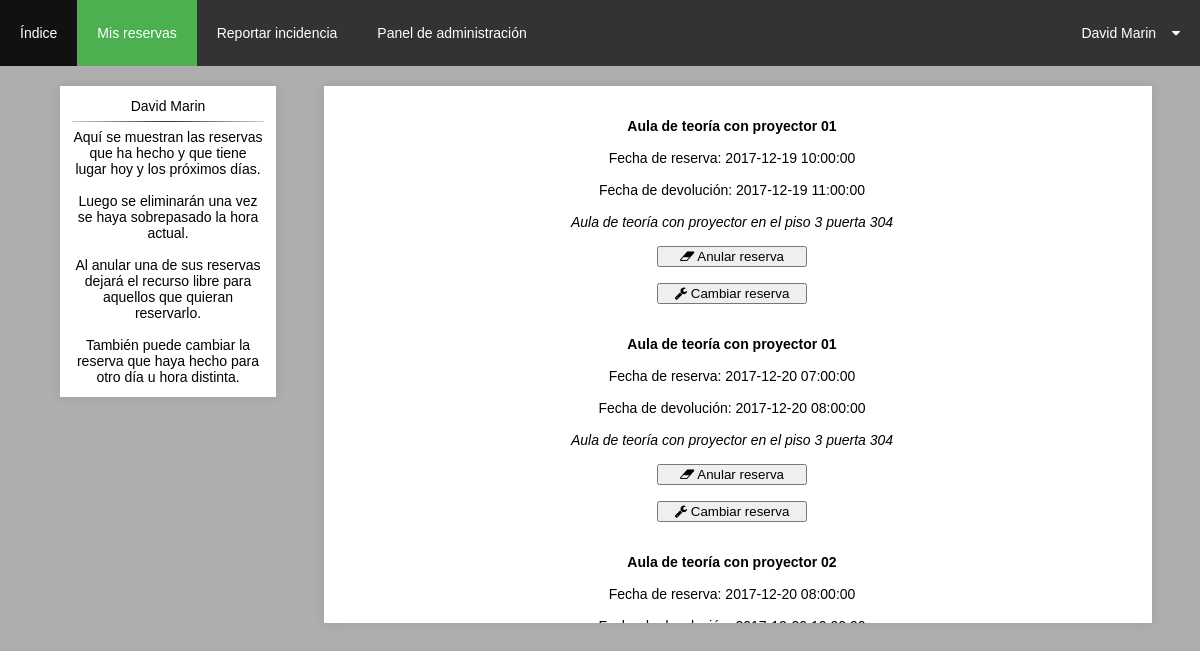
/php/mis_reservas.php (signed in), run on the app's committed database.
### tables this page shows
CREATE TABLE `usuario` (
  `usu_id` int(4) NOT NULL,
  `usu_nombre` varchar(50) NOT NULL,
  `usu_apellido` varchar(50) NOT NULL,
  `usu_correo` varchar(50) NOT NULL,
  `usu_password` varchar(50) NOT NULL,
  `usu_seguridad` varchar(30) NOT NULL,
  `usu_nivel` varchar(35) DEFAULT NULL,
  `usu_habilitado` tinyint(1) NOT NULL,
  `usu_foto` varchar(20) NOT NULL,
  `usu_direccion` varchar(50) DEFAULT NULL,
  `usu_telf` int(9) DEFAULT NULL
);

CREATE TABLE `reserva` (
  `res_id` int(4) NOT NULL,
  `res_fechainicio` timestamp NULL DEFAULT NULL,
  `res_fechadevolucion` timestamp NULL DEFAULT NULL,
  `usu_id` int(4) NOT NULL,
  `rec_id` int(4) NOT NULL,
  `res_habilitado` tinyint(1) NOT NULL
);

CREATE TABLE `recurso` (
  `rec_id` int(4) NOT NULL,
  `rec_tipo` varchar(25) NOT NULL,
  `rec_nombre` varchar(50) NOT NULL,
  `rec_descripcion` text,
  `rec_img` varchar(25) DEFAULT NULL,
  `rec_usado` int(3) NOT NULL,
  `rec_habilitado` tinyint(1) NOT NULL
);

### php/mis_reservas.php (the view, shortened to what this page needs)
<!DOCTYPE html>
<html>
<head>
	<link rel="stylesheet" href="../css/maincss.css">
  	<link rel="stylesheet" href="https://cdnjs.cloudflare.com/ajax/libs/font-awesome/4.7.0/css/font-awesome.min.css">
</head>
<body>
	<header id="main-header">
		<li><a href="index.php">Índice</a></li>
		<li><a class="active" href="mis_reservas.php">Mis reservas</a></li>
	  	<li><a href="reportar_incidencia.php">Reportar incidencia</a></li>
	  	<?php
	  	if (isset($_SESSION['nivel'])) {
			   	if ($_SESSION['nivel']!="Usuario") {
			   		echo '<li><a href="admin_index.php">Panel de administración</a></li>';
		  		}
		 	}
	  	?>
	  	<div class="submenu">
	    <button type="button" class="dropbtn">
	    	<?php
	    	require("../bdd/conexion.php");
      		mysqli_query($conexion, "SET NAMES 'utf8'");
	    	if (isset($_SESSION['login'])) {
	    		$usuariologin=$_SESSION['login'];
	    	$q="SELECT * FROM usuario WHERE usu_correo='$usuariologin'";
	    	$sql=mysqli_query($conexion,$q);
	    	$user=mysqli_fetch_array($sql);
	    	echo "$user[usu_nombre] $user[usu_apellido]";
	    	}else{
	    		header("Location: ../login.php");
	    	}
	    	?>
	      	<i id="font_awesome_left" class="fa fa-caret-down"></i>
	    </button>
	</div>
	</header>
	<?php
	if (isset($_SESSION['login'])) {
		require("../bdd/conexion.php");
		if (!$conexion) {
			echo "Error: No se pudo conectar a MySQL." . PHP_EOL;
		    echo "errno de depuración: " . mysqli_connect_errno() . PHP_EOL;
		    echo "error de depuración: " . mysqli_connect_error() . PHP_EOL;
		}else{
			mysqli_query($conexion, "SET NAMES 'utf8'");
			$usuariologeado=$_SESSION['login'];
			$q="SELECT * FROM usuario WHERE usu_correo='$usuariologeado'";
			$sql=mysqli_query($conexion,$q);
			$result=mysqli_fetch_array($sql);
			$usuid=$result['usu_id'];
			echo "<div class='content'>";
			echo "$result[usu_nombre] $result[usu_apellido]";
			echo "<hr>";
			echo "Aquí se muestran las reservas que ha hecho y que tiene lugar hoy y los próximos días.<br><br>Luego se eliminarán una vez se haya sobrepasado la hora actual.<br><br>Al anular una de sus reservas dejará el recurso libre para aquellos que quieran reservarlo.<br><br>También puede cambiar la reserva que haya hecho para otro día u hora distinta.";
			echo "</div>";
			$hoy = date('Y-m-d', time());
			$tiempo="SELECT * FROM reserva INNER JOIN recurso ON reserva.rec_id=recurso.rec_id WHERE reserva.usu_id='$usuid' AND rec_habilitado='0' AND res_habilitado='0' ORDER BY res_fechainicio ASC";
			$ejecutar=mysqli_query($conexion,$tiempo);
			echo "<div id='contenido'>";
			if (mysqli_num_rows($ejecutar)>0) {
				while ($consultar=mysqli_fetch_array($ejecutar)) {
					$tiempores=$consultar['res_fechadevolucion'];
					$dia_reserva=date("Y-m-d",strtotime($tiempores));
					$diares=strtotime($dia_reserva);
					$today=strtotime($hoy);
					if ($diares>$today) {
						echo "<br><br>";
						echo "<b>$consultar[rec_nombre]</b><br><br>";
						echo "Fecha de reserva: $consultar[res_fechainicio]<br><br>";
						echo "Fecha de devolución: $consultar[res_fechadevolucion]<br><br>";
						echo "<i>$consultar[rec_descripcion]</i><br><br>";
						echo "<form method='POST' action='anular.proc.php'>";
						echo "<button type='submit' style='width:150px'><i class='fa fa-eraser' aria-hidden='true'></i> Anular reserva</button>";
						echo "</form><br>";
						echo "<form method='POST' action='modificar_reserva.php'>";
						echo "<button type='submit' style='width:150px'><i class='fa fa-wrench' aria-hidden='true'></i> Cambiar reserva</button>";
						echo "</form>";
					}
				}
			}
			echo "</div>";
		}
	}else{
		header("Location: ../login.php");
	}
	?>
</body>
</html>

### css/maincss.css (style rules this page uses)
body { background-color: #AEAEAE; font-family: Arial; margin: auto; text-align: center; font-size: 14px; }
.content { background: white; width: 16%; float: left; padding: 1% 1% 1% 1%; margin-left: 5%; margin-right: auto; margin-bottom: auto; margin-top: 20px; box-shadow: 0 0 10px rgba(0,0,0,.1); }
#contenido { background: white; width: 68%; height: 525px; overflow: auto; margin-top: 20px; margin-left: 27%; margin-right: auto; margin-bottom: auto; box-shadow: 0 0 10px rgba(0,0,0,.1); padding: 0% 1% 1% 0%; }
#main-header { background: #333; color: white; height: 66px; width: 100%; left: 0; top: 0; list-style-type: none; }
li { float: left; }
li a { display: block; color: white; text-align: center; padding: 25px 20px; text-decoration: none; }
.active { background-color: #4CAF50; }
hr { border: 0; height: 1px; background: #333; background-image: linear-gradient(to right, #ccc, #333, #ccc); }
.submenu { float: right; overflow: hidden; }
.submenu .dropbtn { font-size: 14px; border: none; outline: none; color: white; padding: 25px 20px; background-color: inherit; }
#font_awesome_left { margin-left: 12px; }

### data on the page
usuario: usu_nombre "David", usu_apellido "Marin"
reserva: rec.rec_nombre "Aula de teoría con proyector 01", res_fechainicio "2017-12-19 10:00:00", res_fechadevolucion "2017-12-19 11:00:00", rec.rec_descripcion "Aula de teoría con proyector en el piso 3 puerta 304"
reserva: rec.rec_nombre "Aula de teoría con proyector 01", res_fechainicio "2017-12-20 07:00:00", res_fechadevolucion "2017-12-20 08:00:00", rec.rec_descripcion "Aula de teoría con proyector en el piso 3 puerta 304"
reserva: rec.rec_nombre "Aula de teoría con proyector 02", res_fechainicio "2017-12-20 08:00:00"
